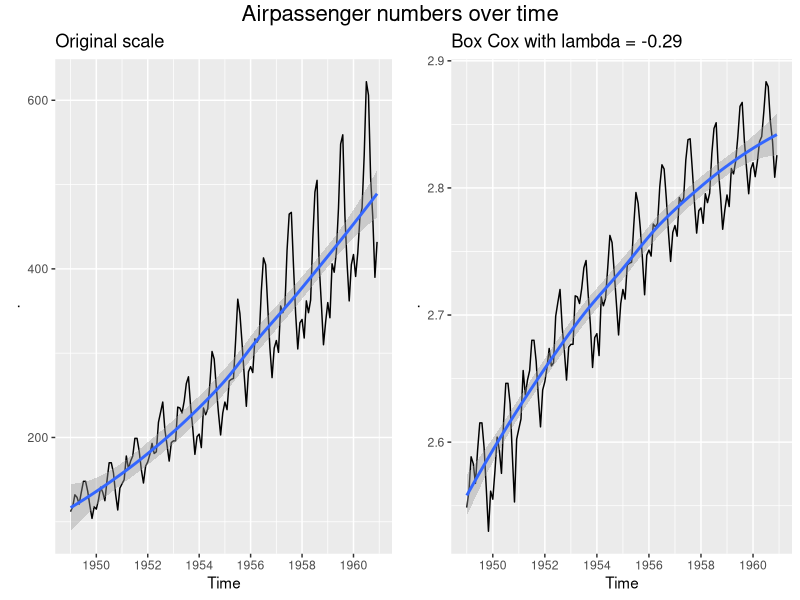
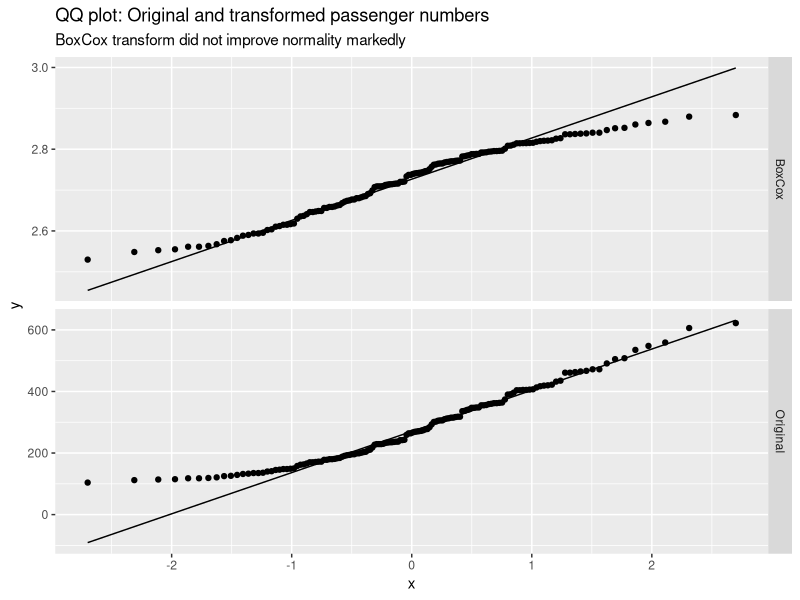
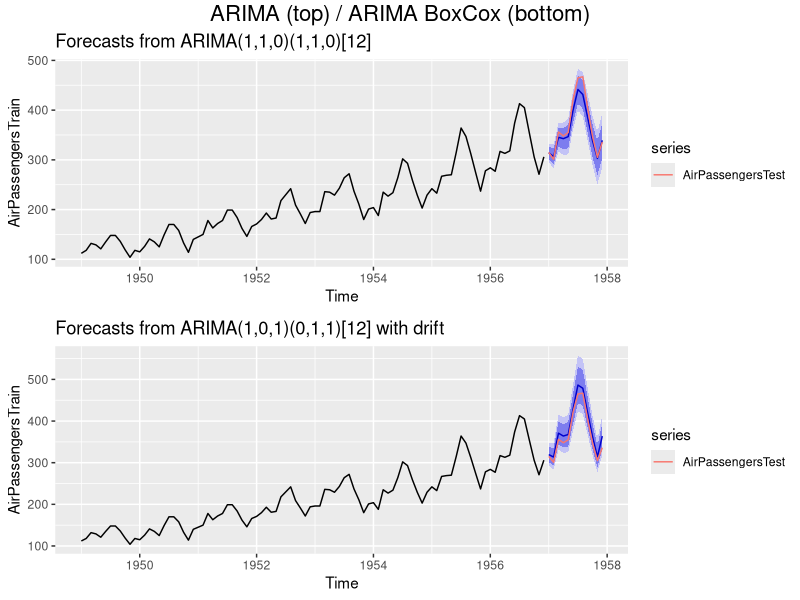
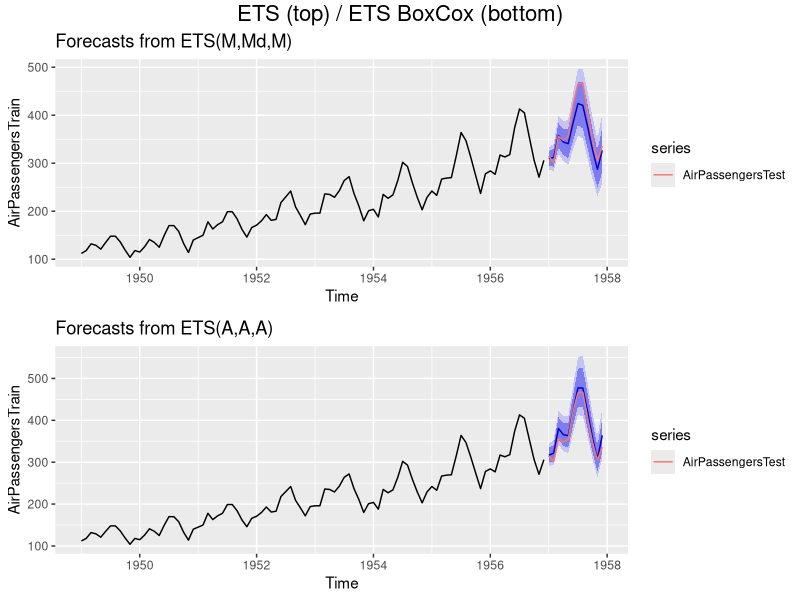

Here is the R script that generated these plots, in order: (Note: this script raises an error after producing the figures.)
## ---- chunk 1
library(data.table)
library(ggplot2)
library(grid)
library(gridExtra)
library(forecast)
library(magrittr)
library(future)
## ---- chunk 2
## Original dataset
air_orig = AirPassengers %>%
  autoplot() +
  geom_smooth() +
  ggtitle("Original scale")

## Transformed dataset
AirPassengersBoxCox = BoxCox(AirPassengers, lambda = "auto")

air_box = AirPassengersBoxCox %>%
  autoplot() +
  geom_smooth() +
  ggtitle(paste0("Box Cox with lambda = ", 
                 round(attributes(AirPassengersBoxCox)$lambda,2))
          )
  
## Comparision
grid.arrange(air_orig, air_box, ncol = 2, 
             top = textGrob("Airpassenger numbers over time", 
                            gp = gpar(fontsize = 16))
             )
## ---- chunk 3
df_hist = data.frame(passengers = as.double(AirPassengers), type = "Original")

df_hist = rbind(df_hist, data.frame(passengers = as.double(AirPassengersBoxCox), type = "BoxCox"))

ggplot(df_hist, aes(sample = passengers)) +
  geom_qq() +
  geom_qq_line() +
  facet_grid(type ~ ., scales = "free_y") +
  ggtitle("QQ plot: Original and transformed passenger numbers",
          "BoxCox transform did not improve normality markedly")
## ---- chunk 4
AirPassengersTrain = window(AirPassengers, start = c(1949, 1), end = c(1956, 12))
AirPassengersTest = window(AirPassengers, start = c(1957, 1), end = c(1957, 12))
## ---- chunk 5
plot_arima = forecast(auto.arima(AirPassengersTrain),  h = 12) %>%
  autoplot() + 
  autolayer(AirPassengersTest)

plot_arima_box = forecast(auto.arima(AirPassengersTrain, lambda = "auto", biasadj = T), h = 12) %>%
  autoplot() + 
  autolayer(AirPassengersTest)

grid.arrange(plot_arima, plot_arima_box, ncol = 1, 
             top = textGrob("ARIMA (top) / ARIMA BoxCox (bottom)", 
                            gp = gpar(fontsize = 16)))
## ---- chunk 6
plot_ets = forecast(ets(AirPassengersTrain, allow.multiplicative.trend = T),  
                    h = 12) %>%
  autoplot() + 
  autolayer(AirPassengersTest)

plot_ets_box = forecast(ets(AirPassengersTrain, 
                            allow.multiplicative.trend = T, 
                            lambda = "auto", biasadj = T),  
                        h = 12) %>%
  autoplot() + 
  autolayer(AirPassengersTest)

grid.arrange(plot_ets, plot_ets_box, ncol = 1, 
             top = textGrob("ETS (top) / ETS BoxCox (bottom)", 
                            gp = gpar(fontsize = 16)))
## ---- chunk 7
rmse_horizon = function(errors, start = c(1950, 1)) {
  ## removing the first year because of insufficient data
  errors = window(errors, start = start)
  rmse = function(x) sqrt(mean(x^2, na.rm = T))
  
  apply(errors, MARGIN = 2, FUN = rmse)
}
## ---- chunk 8
plan(multisession, workers = 2)
## ---- chunk 9
## setup
data = AirPassengers
h = 12

##ets
forecastfunction = function(x, h) forecast(ets(x, allow.multiplicative.trend = T), h = h)

rmse_ets  %<-% {
    tsCV(data, forecastfunction = forecastfunction, h = h) %>%
    rmse_horizon()
  }

##ets box
forecastfunction = function(x, h) forecast(ets(x, allow.multiplicative.trend = T, 
                                           lambda = "auto", biasadj = T), h = h)

rmse_ets_box  %<-% {
    tsCV(data, forecastfunction = forecastfunction, h = h) %>%
    rmse_horizon()
  }


##Comparison chart:
rmse_ets_compare = data.frame(rbind(rmse_ets, rmse_ets_box))

rmse_ets_compare %>% 
  cbind(model = c("ets", "ets_box"), .) %>%
  tidyr::gather(key = "h", value = "rmse", 2:13) %>%
  dplyr::mutate(horizon = rep(1:12, each = 2)) %>%
  ggplot(., aes(x = horizon, y = rmse, color = model)) +
  geom_line() +
  ggtitle("RMSE for different forecasting horizons",
         "Box Cox transformation improves forecasts fore most horizons")
## ---- chunk 10
## setup
data = AirPassengers
h = 12

##arima
forecastfunction = function(x, h) forecast(auto.arima(x), h = h)

rmse_arima  %<-% {
    tsCV(data, forecastfunction = forecastfunction, h = h) %>%
    rmse_horizon()
  }

##arima box
forecastfunction = function(x, h) forecast(auto.arima(x, lambda = "auto", biasadj = T), h = h)

rmse_arima_box  %<-% {
    tsCV(data, forecastfunction = forecastfunction, h = h) %>%
    rmse_horizon()
  }


##Comparison chart:
rmse_arima_compare = data.frame(rbind(rmse_arima, rmse_arima_box))

rmse_arima_compare %>% 
  cbind(model = c("arima", "arima_box"), .) %>%
  tidyr::gather(key = "h", value = "rmse", 2:13) %>%
  dplyr::mutate(horizon = rep(1:12, each = 2)) %>%
  ggplot(., aes(x = horizon, y = rmse, color = model)) +
  geom_line() +
  ggtitle("RMSE for different forecasting horizons",
         "Box Cox transformation gives mixed results")
## ---- chunk 11
rmse_best_arima_ets = data.frame(rbind(rmse_arima, rmse_ets_box))

rmse_best_arima_ets %>% 
  cbind(model = c("arima", "ets_box"), .) %>%
  tidyr::gather(key = "h", value = "rmse", 2:13) %>%
  dplyr::mutate(horizon = rep(1:12, each = 2)) %>%
  ggplot(., aes(x = horizon, y = rmse, color = model)) +
  geom_line() +
  ggtitle("Comparison SARIMA vs ETS BoxCox",
         "ARIMA model outperforms ETS model for all time horizons")
## ---- chunk 12
## setup
data = AirPassengers
h = 12

##arima
forecastfunction = function(x, h) forecast(stlf(x, method = "arima"), h = h)

rmse_arima_stl  %<-% {
    tsCV(data, forecastfunction = forecastfunction, h = h) %>%
    rmse_horizon()
  }

##arima box
forecastfunction = function(x, h) forecast(stlf(x, method = "arima", lambda = "auto", biasadj = T), h = h)

rmse_arima_stl_box  %<-% {
    tsCV(data, forecastfunction = forecastfunction, h = h) %>%
    rmse_horizon()
  }


##Comparison chart:
rmse_arima_stl_compare = data.frame(rbind(rmse_arima_stl, rmse_arima_stl_box))

rmse_arima_stl_compare %>% 
  cbind(model = c("arima stl", "arima stl box"), .) %>%
  tidyr::gather(key = "h", value = "rmse", 2:13) %>%
  dplyr::mutate(horizon = rep(1:12, each = 2)) %>%
  ggplot(., aes(x = horizon, y = rmse, color = model)) +
  geom_line() +
  ggtitle("RMSE for different forecasting horizons",
         "Box Cox transformation drastically improves performance")
## ---- chunk 13
## setup
data = AirPassengers
h = 12

##arima
forecastfunction = function(x, h) forecast(stlf(x, method = "ets"), h = h)

rmse_ets_stl  %<-% {
    tsCV(data, forecastfunction = forecastfunction, h = h) %>%
    rmse_horizon()
  }

##arima box
forecastfunction = function(x, h) forecast(stlf(x, method = "ets", lambda = "auto", biasadj = T), h = h)

rmse_ets_stl_box  %<-% {
    tsCV(data, forecastfunction = forecastfunction, h = h) %>%
    rmse_horizon()
  }


##Comparison chart:
rmse_ets_stl_compare = data.frame(rbind(rmse_ets_stl, rmse_ets_stl_box))

rmse_ets_stl_compare %>% 
  cbind(model = c("ets stl", "ets stl box"), .) %>%
  tidyr::gather(key = "h", value = "rmse", 2:13) %>%
  dplyr::mutate(horizon = rep(1:12, each = 2)) %>%
  ggplot(., aes(x = horizon, y = rmse, color = model)) +
  geom_line() +
  ggtitle("RMSE for different forecasting horizons",
         "Box Cox transformation drastically improves performance")
## ---- chunk 14
rmse_best_arima_ets = data.frame(rbind(rmse_arima, rmse_arima_stl_box, rmse_ets_stl_box))

rmse_best_arima_ets %>% 
  cbind(model = c("arima", "arima_stl_box","ets_stl_box"), .) %>%
  tidyr::gather(key = "h", value = "rmse", 2:13) %>%
  dplyr::mutate(horizon = rep(1:12, each = 3)) %>%
  ggplot(., aes(x = horizon, y = rmse, color = model)) +
  geom_line() +
  ggtitle("Comparison SARIMA vs BoxCox STL+ETS and STL+SARIMA",
         "Box Cox + STL + SARIMA beats other models on all horizons")
